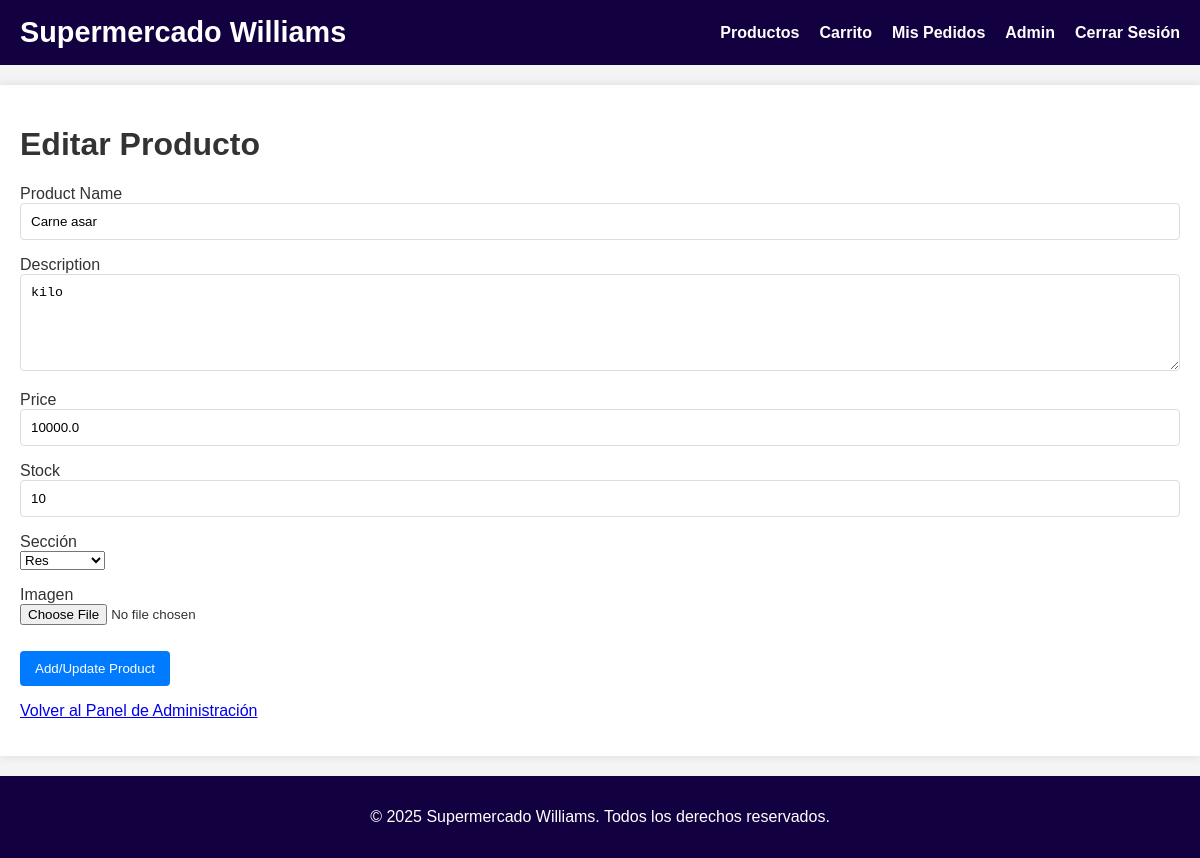
The page /admin/product/edit/1 (signed in) on the database as committed earlier.
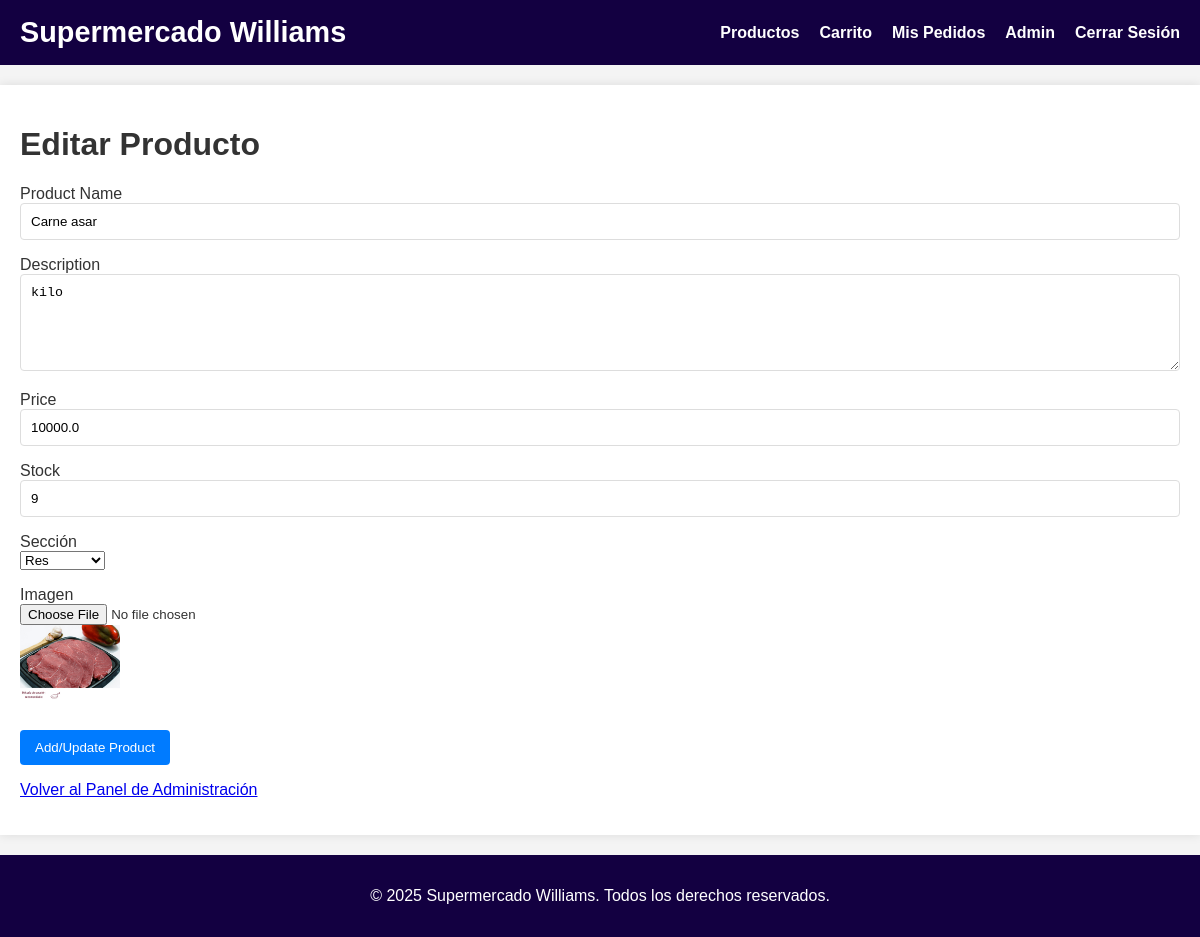
The same page on the database as committed later.
### models.py (models this page shows, shortened)
class Product(db.Model):
    id = db.Column(db.Integer, primary_key=True)
    secction = db.Column(db.String(64), nullable=False, default="Res")
    name = db.Column(db.String(128), nullable=False)
    description = db.Column(db.Text)
    price = db.Column(db.Float, nullable=False)
    stock = db.Column(db.Integer, nullable=False, default=0)
    image_url = db.Column(db.String(256))

### routes.py (the view)
@app.route('/admin/product/new', methods=['GET', 'POST'])
@app.route('/admin/product/edit/<int:product_id>', methods=['GET', 'POST'])
@login_required
def manage_product(product_id=None):
    if not current_user.is_admin:
        flash('Access denied. You need to be an administrator.', 'danger')
        return redirect(url_for('index'))
    product = None
    if product_id:
        product = Product.query.get_or_404(product_id)
        form = ProductForm(obj=product)
    else:
        form = ProductForm()
    import os
    from werkzeug.utils import secure_filename
    if form.validate_on_submit():
        filename = None
        if form.image.data:
            filename = secure_filename(form.image.data.filename)
            img_path = os.path.join(app.root_path, 'static', 'imgs', filename)
            form.image.data.save(img_path)
        if product:
            form.populate_obj(product)
            if filename:
                product.image_url = filename
            flash('Product updated successfully!', 'success')
        else:
            new_product = Product(
                secction=form.secction.data,
                name=form.name.data,
                description=form.description.data,
                price=form.price.data,
                stock=form.stock.data,
                image_url=filename if filename else None
            )
            db.session.add(new_product)
            flash('Product added successfully!', 'success')
        db.session.commit()
        return redirect(url_for('admin_dashboard'))
    elif request.method == 'GET' and product_id:
        form.name.data = product.name
        form.description.data = product.description
        form.price.data = product.price
        form.stock.data = product.stock
    return render_template('admin/manage_product.html', title='Manage Product', form=form, product=product)

### forms.py
class ProductForm(FlaskForm):
    secction = SelectField('Sección', choices=[
        ('Res', 'Res'),
        ('Pollo', 'Pollo'),
        ('Embutidos', 'Embutidos'),
        ('Cerdo', 'Cerdo'),
        ('Verduras', 'Verduras'),
        ('Frutas', 'Frutas'),
        ('Abarrotes', 'Abarrotes')
    ], validators=[DataRequired()])
    name = StringField('Product Name', validators=[DataRequired(), Length(min=2, max=128)])
    description = TextAreaField('Description')
    price = FloatField('Price', validators=[DataRequired()])
    stock = IntegerField('Stock', validators=[DataRequired()])
    image = FileField('Imagen', validators=[FileAllowed(['jpg', 'jpeg', 'png', 'gif'], 'Solo imágenes.')])
    submit = SubmitField('Add/Update Product')

### models.py (called while the page is built)
    @property
    def is_authenticated(self):
        return True

### routes.py (called while the page is built)
@login_manager.user_loader
def load_user(user_id):
    return User.query.get(int(user_id))

### templates/admin/manage_product.html (shortened to what this page needs)
{% extends "base.html" %}
{% block content %}
    <h1>{% if product %}Editar Producto{% else %}Añadir Nuevo Producto{% endif %}</h1>
    <form action="" method="post" enctype="multipart/form-data">
        <p>
            {{ form.name.label }}<br>
            {{ form.name(size=64) }}<br>
        </p>
        <p>
            {{ form.description.label }}<br>
            {{ form.description(cols=60, rows=5) }}<br>
        </p>
        <p>
            {{ form.price.label }}<br>
            {{ form.price(size=10) }}<br>
        </p>
        <p>
            {{ form.stock.label }}<br>
            {{ form.stock(size=10) }}<br>
        </p>
        <p>
            {{ form.secction.label }}<br>
            {{ form.secction() }}<br>
        </p>
        <p>
            {{ form.image.label }}<br>
            {{ form.image() }}<br>
            {% if product and product.image_url %}
                <img src="{{ url_for('static', filename='imgs/' + product.image_url) }}" alt="Imagen actual" style="max-width:100px;">
            {% endif %}
        </p>
        <p>{{ form.submit() }}</p>
    </form>
    <p><a href="{{ url_for('admin_dashboard') }}">Volver al Panel de Administración</a></p>
{% endblock %}

Rows that differ between the two databases and show on the page:
changed Product "Carne asar": stock "10" → "9"; image_url: picture added
